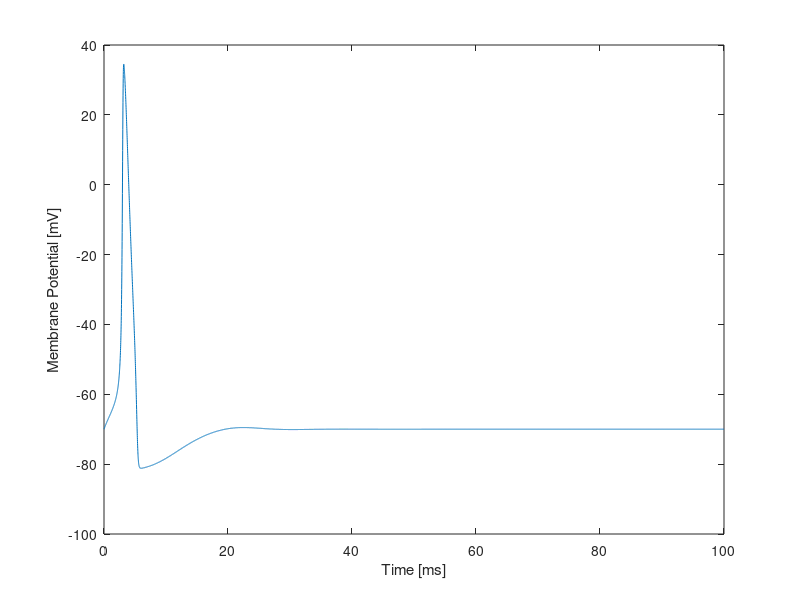
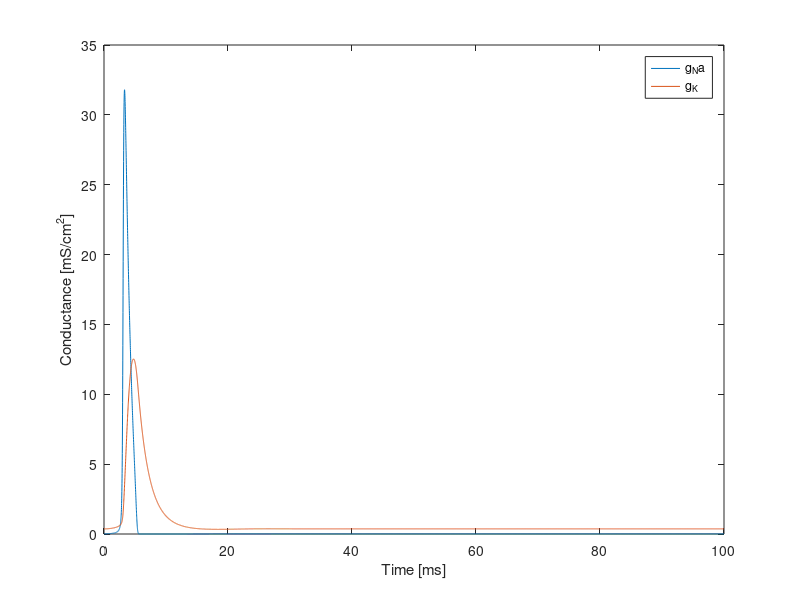

Reproduce these figures in MATLAB, in order.
clear all
close all
clc

%% Simulation Inputs and Initial Conditions


% Define Constant Values
g_k = 36; %[mS/cm^2]
g_na = 120; %[mS/cm^2]
g_l = 0.3; %[mS/cm^2]

C_m = 1; %[uF/cm^2]

E_k = -12; %[mV]
E_na = 115; %[mV]
E_l = 10.6; %[mV]

Vrest = -70; %[mV]
VV = 0; % Simulation Voltage which will be corrected after calcuations

%Define Time Step
ts = .01; %[s]
tt = 0:ts:100; 


%Define Input Current
II = zeros(1,length(tt));
II(1:5/ts) = 5; %Vector defines input I for each time step
%% Simulation Iteration

% Initialize Variables with Steady State Values
alpha_m = .1*((25-VV)/(exp((25-VV)/10)-1));
beta_m = 4*exp(-VV/18);
alpha_n = .01*((10-VV)/(exp((10-VV)/10)-1));
beta_n = .125*exp(-VV/80);
alpha_h = .07*exp(-VV/20);
beta_h = 1/(exp((30-VV)/10)+1);

% Calculate Voltage Gated Channel Probabilities
nn = alpha_n/(alpha_n+beta_n); 
mm = alpha_m/(alpha_m+beta_m);
hh = alpha_h/(alpha_h+beta_h);

nvec = nn;
mvec = mm;
hvec = hh;
Vol = [VV+Vrest];

% Calcuate Initial Conductances
g_na_vec = mm^3*g_na*hh;
g_k_vec = nn^4*g_k;

% Iterate over time
for ii = 1:length(tt)-1
    
    
    alpha_m = .1*((25-VV)/(exp((25-VV)/10)-1));
    beta_m = 4*exp(-VV/18);
    alpha_n = .01*((10-VV)/(exp((10-VV)/10)-1));
    beta_n = .125*exp(-VV/80);
    alpha_h = .07*exp(-VV/20);
    beta_h = 1/(exp((30-VV)/10)+1);
    
    % Current time derivative for each probability
    dmm = alpha_m*(1-mm)-beta_m*mm;
    dnn = alpha_n*(1-nn)-beta_n*nn;
    dhh = alpha_h*(1-hh)-beta_h*hh;
    
    %Update conductances over time
    g_na_vec = [g_na_vec, mm^3*g_na*hh];
    g_k_vec = [g_k_vec, nn^4*g_k]; 
    
    
    nvec = [nvec, nn+ts*dnn];
    nn  = nn+ts*dnn;
    mvec  = [mvec, mm+ts*dmm];
    mm = mm+ts*dmm;
    hvec  = [hvec, hh+ts*dhh];
    hh = hh+ts*dhh;
    
    % Calculate Ion Currents
    I_na = mm^3*g_na*hh*(VV-E_na);
    I_k = nn^4*g_k*(VV-E_k);
    I_l = g_l*(VV-E_l);
    
    I_ion = II(ii) - I_k - I_na - I_l;
   
    % Current time derivative of membrane motental
    dVV = I_ion/C_m;
    
    % Update membrane potential
    Vol = [Vol, (VV+ts*dVV) + Vrest];
    VV = (VV+ts*dVV);
    
end

%% Plot voltage results

figure(1)
plot(tt,Vol)
xlabel('Time [ms]')
ylabel('Membrane Potential [mV]')

figure(2)
plot(tt, g_na_vec, tt, g_k_vec)
legend('g_Na','g_K')
xlabel('Time [ms]')
ylabel('Conductance [mS/cm^2]')
    



